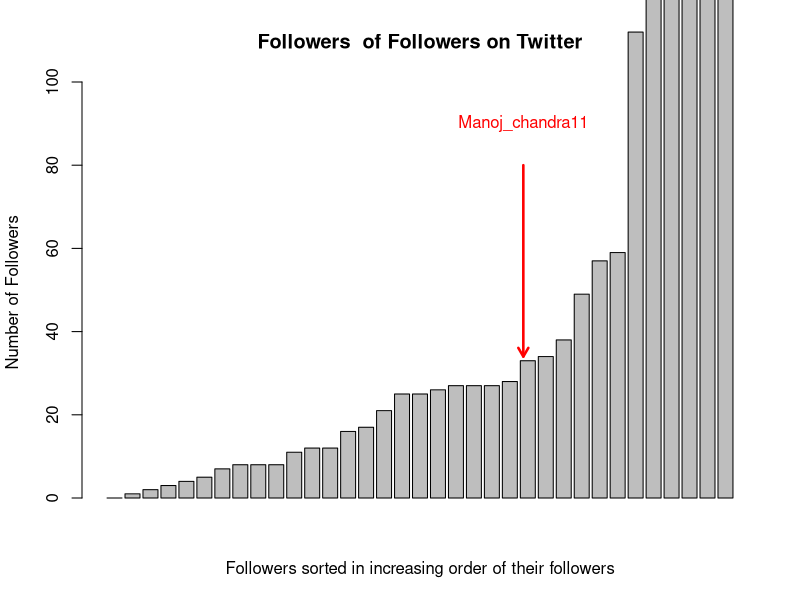

Write R code to recreate this figure.
data <- read.csv("orderedfollowers.txt", stringsAsFactors = F, header = FALSE, sep = ",")
mydata = data[,1]
meanData <- paste("Mean: ", mean(mydata), collapse = "")
medianOut <- paste("Median: ", median(mydata), collapse = "")
sdData <- paste("Std Dev: ", sd(mydata), collapse = "")
write(meanData, stdout())
write(medianOut, stdout())
write(sdData, stdout())

barplot(mydata, main="Followers  of Followers on Twitter", xlab="Followers sorted in increasing order of their followers", ylab="Number of Followers ",ylim=c(0,100))
 arrows(x0=match(c(34), mydata)+3, y0=80, x1=match(c(34), mydata)+3, y1=34, length=0.1, lwd=2.5, col='red')
 text(x=match(c(34), mydata)+3, y=90, labels="Manoj_chandra11", col='red')
